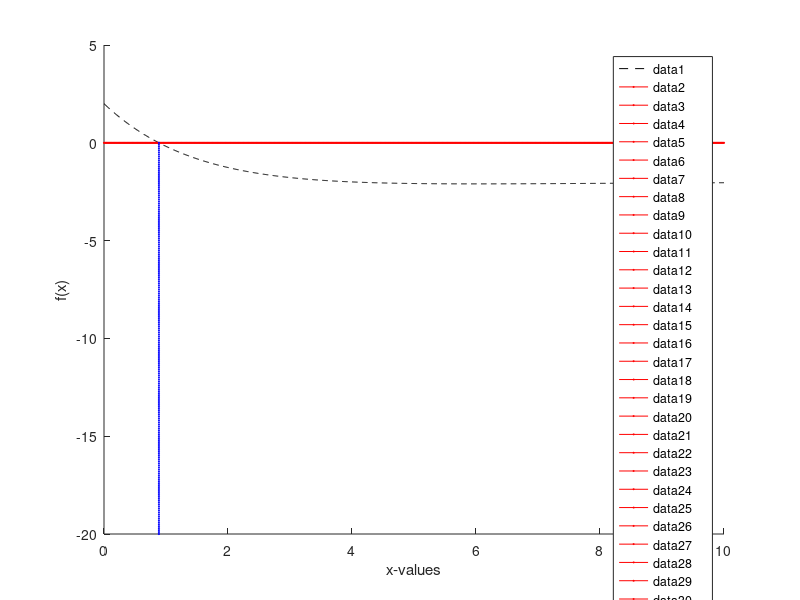

Here is the MATLAB script that generated this plot:
clc;clear

a = 2;
iter1 = 0;
error = 1;
while error > 10^-8
    a_prev = a;
    a = a - ((exp(-.5.*a)).*(4-a)-2)/(((a-6).*exp(-a/2))/2);
    error = abs((a - a_prev)/a_prev);
    iter1 = iter1 + 1;
end
a1 = a;

a = 6;
iter2 = 0;
error = 1;
while error > 10^-8
    a_prev = a;
    a = a - ((exp(-.5.*a)).*(4-a)-2)/(((a-6).*exp(-a/2))/2);
    error = abs((a - a_prev)/a_prev);
    iter2 = iter2 + 1;
end
a2 = a;

a = 8;
iter3 = 0;
error = 1;
while error > 10^-8
    a_prev = a;
    a = a - ((exp(-.5.*a)).*(4-a)-2)/(((a-6).*exp(-a/2))/2);
    error = abs((a - a_prev)/a_prev);
    iter3 = iter3 + 1;
end
a3 = a;

x = 0:.01:10;
f = (exp(-.5.*x)).*(4-x)-2;
f_1 = ((x-6).*exp(-x/2))/2;

hold on
plot(x,f,'k--')
plot(x,0,'r-x','markersize',1)
plot(a1,-20:.1:0,'b-x','markersize',1)
plot(a2,-20:.1:0,'m-x','markersize',1)
plot(a3,-20:.1:0,'g-x','markersize',1)
xlabel('x-values')
ylabel('f(x)')
legend('show','Function','Zero','Root 1','Root 2','Root 3')